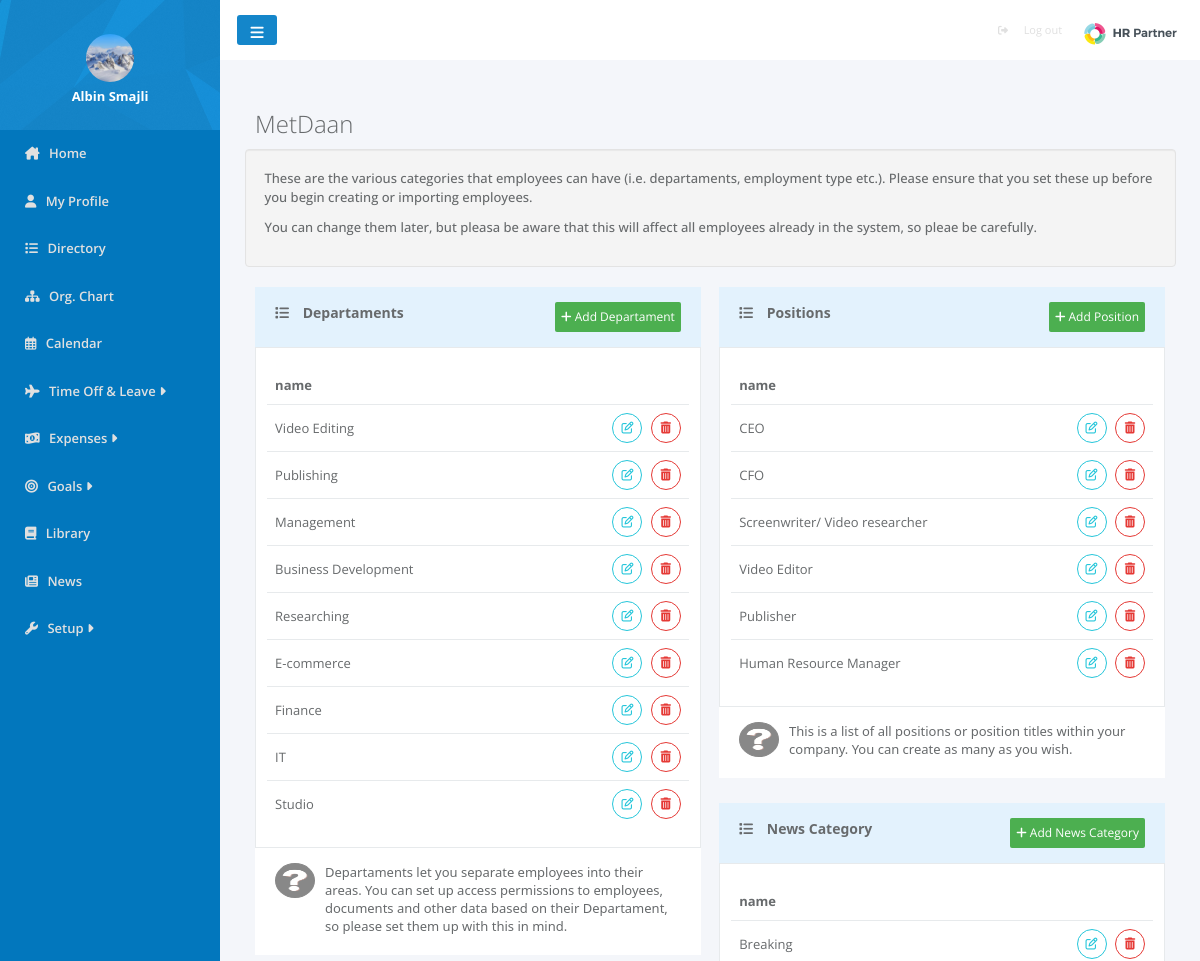
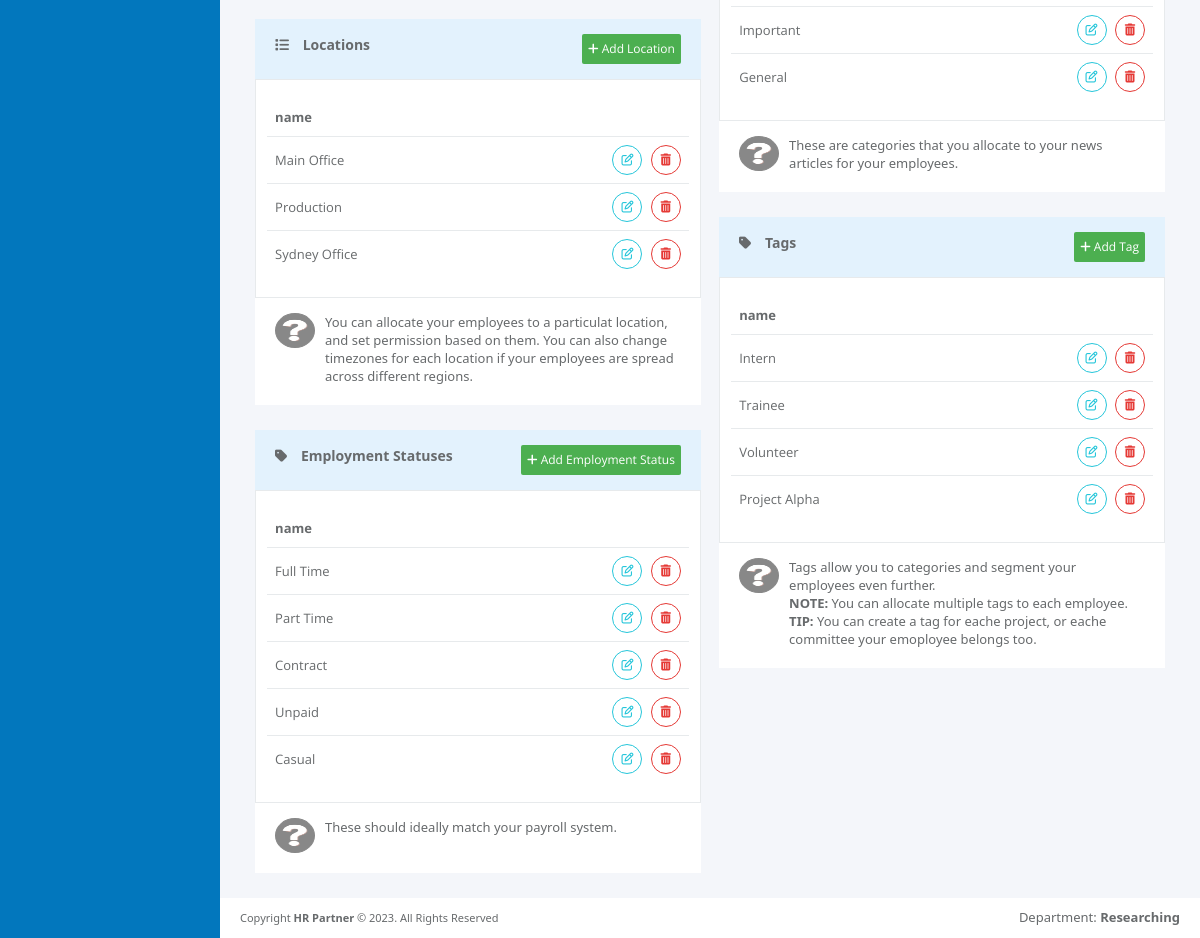
Screenshot of /pages/categories.php (signed in) with the database file from the repository (2 pictures, top to bottom).
### tables this page shows
CREATE TABLE `users` (
  `user_id` int(100) NOT NULL,
  `image` varchar(500) DEFAULT NULL,
  `name` varchar(200) NOT NULL,
  `surname` varchar(200) NOT NULL,
  `email` varchar(200) NOT NULL,
  `password` varchar(500) NOT NULL,
  `Position_ID` int(11) DEFAULT NULL,
  `Departament_ID` int(11) DEFAULT NULL,
  `role` int(11) NOT NULL,
  `location` varchar(100) DEFAULT NULL,
  `status` varchar(100) DEFAULT NULL,
  `report_to` int(11) DEFAULT NULL,
  `gender` varchar(10) DEFAULT NULL,
  `born` date DEFAULT NULL,
  `started` date DEFAULT NULL,
  `company` int(11) DEFAULT NULL
);

CREATE TABLE `departament` (
  `departament_id` int(11) NOT NULL,
  `departament_name` varchar(100) NOT NULL,
  `company_id` int(11) NOT NULL
);

CREATE TABLE `locations` (
  `location_id` int(11) NOT NULL,
  `location_name` varchar(200) NOT NULL,
  `country` varchar(200) NOT NULL,
  `timezone` varchar(500) NOT NULL,
  `company_id` int(11) NOT NULL
);

CREATE TABLE `employmentstatuses` (
  `employmentstatus_id` int(11) NOT NULL,
  `employmentstatus_name` varchar(200) NOT NULL,
  `company_id` int(11) NOT NULL
);

CREATE TABLE `position` (
  `position_id` int(11) NOT NULL,
  `position_name` varchar(100) NOT NULL,
  `company_id` int(11) NOT NULL
);

CREATE TABLE `newscategories` (
  `newscategory_id` int(11) NOT NULL,
  `newscategory_name` varchar(200) NOT NULL,
  `company_id` int(11) NOT NULL
);

CREATE TABLE `tags` (
  `tag_id` int(11) NOT NULL,
  `tag_name` varchar(200) NOT NULL,
  `company_id` int(11) NOT NULL
);

### pages/categories.php (the view, shortened to what the rows shown need)
<?php
include './categoriesLogic.php'
    ?>
<html lang="en">
<head>
    <link rel="stylesheet" href="../css/categories.css">
    <link href="https://cdn.jsdelivr.net/npm/bootstrap@5.3.1/dist/css/bootstrap.min.css" rel="stylesheet"
>
</head>
<body style="background-color: #F4F6FA;">
    <div>
        <?php include '../template/sidebar.php' ?>
    </div>
    <div class="content">
        <div class="authUserHead">
            <?php echo "<h2>" . $_SESSION['company_name'] . "</h2>"; ?>
        </div>
        <div class="categories">
            <div class="categories-left">
                <div class="categories-tables">
                    <div class="categories-tables-body">
                        <table class="categories-table">
                            <thead>
                                <tr>
                                    <th>name</th>
                                </tr>
                            </thead>
                            <tbody>
                                <?php foreach ($departaments as $departament): ?>
                                    <tr>
                                        <td><?= $departament['departament_name'] ?></td>
                                        <td>
                                            <a data-bs-toggle="modal"
                                                data-bs-target="#editDepartamentModal<?= $departament['departament_id'] ?>"
                                                data-bs-whatever="@mdo" class="editCategory"> <i class="fa fa-edit"></i>
                                            </a>
                                            <a data-bs-toggle="modal"
                                                data-bs-target="#deleteDepartamentModal<?= $departament['departament_id'] ?>"
                                                data-bs-whatever="@mdo" class="deleteCategory"><i class="fa fa-trash"></i>
                                            </a>
                                        </td>
                                    </tr>
                                <?php endforeach; ?>
                            </tbody>
                        </table>
                    </div>
                </div>
                <div class="categories-tables">
                    <div class="categories-tables-body">
                        <table class="categories-table">
                            <thead>
                                <tr>
                                    <th>name</th>
                                </tr>
                            </thead>
                            <tbody>
                                <?php foreach ($locations as $location): ?>
                                    <tr>
                                        <td><?= $location['location_name'] ?></td>
                                        <td>
                                            <a data-bs-toggle="modal"
                                                data-bs-target="#editLocationModal<?= $location['location_id'] ?>"
                                                data-bs-whatever="@mdo" class="editCategory"> <i class="fa fa-edit"></i>
                                            </a>
                                            <a data-bs-toggle="modal"
                                                data-bs-target="#deleteLocationModal<?= $location['location_id'] ?>"
                                                data-bs-whatever="@mdo" class="deleteCategory"> <i
                                                    class="fa fa-trash"></i></a>
                                        </td>
                                    </tr>
                                <?php endforeach; ?>
                            </tbody>
                        </table>
                    </div>
                </div>
                <div class="categories-tables">
                    <div class="categories-tables-body">
                        <table class="categories-table">
                            <thead>
                                <tr>
                                    <th>name</th>
                                </tr>
                            </thead>
                            <tbody>
                                <?php foreach ($employmentStatuses as $empStatus): ?>
                                    <tr>
                                        <td><?= $empStatus['employmentstatus_name'] ?></td>
                                        <td>
                                            <a data-bs-toggle="modal"
                                                data-bs-target="#editEmploymentStatusesModal<?= $empStatus['employmentstatus_id'] ?>"
                                                data-bs-whatever="@mdo" class="editCategory"> <i class="fa fa-edit"></i>
                                            </a>
                                            <a data-bs-toggle="modal"
                                                data-bs-target="#deleteEmploymentStatusesModal<?= $empStatus['employmentstatus_id'] ?>"
                                                data-bs-whatever="@mdo" class="deleteCategory"> <i
                                                    class="fa fa-trash"></i></a>
                                        </td>
                                    </tr>
                                <?php endforeach; ?>
                            </tbody>
                        </table>
                    </div>
                </div>
            </div>
            <div class="categories-right">
                <div class="categories-tables">
                    <div class="categories-tables-body">
                        <table class="categories-table">
                            <thead>
                                <tr>
                                    <th>name</th>
                                </tr>
                            </thead>
                            <tbody>
                                <?php foreach ($positions as $position): ?>
                                    <tr>
                                        <td><?= $position['position_name'] ?></td>
                                        <td>
                                            <a data-bs-toggle="modal"
                                                data-bs-target="#editPositionModal<?= $position['position_id'] ?>"
                                                data-bs-whatever="@mdo" class="editCategory"> <i class="fa fa-edit"></i>
                                            </a>
                                            <a data-bs-toggle="modal"
                                                data-bs-target="#deletePositionModal<?= $position['position_id'] ?>"
                                                data-bs-whatever="@mdo" class="deleteCategory"> <i
                                                    class="fa fa-trash"></i></a>
                                        </td>
                                    </tr>
                                <?php endforeach; ?>
                            </tbody>
                        </table>
                    </div>
                </div>
                <div class="categories-tables">
                    <div class="categories-tables-body">
                        <table class="categories-table">
                            <thead>
                                <tr>
                                    <th>name</th>
                                </tr>
                            </thead>
                            <tbody>
                                <?php foreach ($NewsCategories as $NewsCategory): ?>
                                    <tr>
                                        <td><?= $NewsCategory['newscategory_name'] ?></td>
                                        <td>
                                            <a data-bs-toggle="modal"
                                                data-bs-target="#editNewsCategoriesModal<?= $NewsCategory['newscategory_id'] ?>"
                                                data-bs-whatever="@mdo" class="editCategory"> <i class="fa fa-edit"></i>
                                            </a>
                                            <a data-bs-toggle="modal"
                                                data-bs-target="#deleteNewsCategoriesModal<?= $NewsCategory['newscategory_id'] ?>"
                                                data-bs-whatever="@mdo" class="deleteCategory"> <i
                                                    class="fa fa-trash"></i></a>
                                        </td>
                                    </tr>
                                <?php endforeach; ?>
                            </tbody>
                        </table>
                    </div>
                </div>
                <div class="categories-tables">
                    <div class="categories-tables-body">
                        <table class="categories-table">
                            <thead>
                                <tr>
                                    <th>name</th>
                                </tr>
                            </thead>
                            <tbody>
                                <?php foreach ($tags as $tag): ?>
                                    <tr>
                                        <td><?= $tag['tag_name'] ?></td>
                                        <td>
                                            <a data-bs-toggle="modal"
                                                data-bs-target="#editTagsModal<?= $tag['tag_id'] ?>"
                                                data-bs-whatever="@mdo" class="editCategory"> <i class="fa fa-edit"></i>
                                            </a>
                                            <a data-bs-toggle="modal"
                                                data-bs-target="#deleteTagsModal<?= $tag['tag_id'] ?>"
                                                data-bs-whatever="@mdo" class="deleteCategory"> <i
                                                    class="fa fa-trash"></i></a>
                                        </td>
                                    </tr>
                                <?php endforeach; ?>
                            </tbody>
                        </table>
                    </div>
                </div>
            </div>
        </div>
    </div>
</body>
</html>

### template/sidebar.php (shortened to what the rows shown need)
<?php $sql = "SELECT u.user_id, u.image from users u where user_id=$userId";
$prep = $con->prepare($sql);
$prep->execute();
$userImages = $prep->fetchAll();
?>
<head>
    <link rel="stylesheet" href="../css/index.css">
</head>
<div id="sidebar">
    <ul id="sidebarElements">
        <li id="profile">
            <div class="profile-element">
                <span class="profile-element-image">
                    <?php foreach ($userImages as $userImage): ?>
                        <img src="../userIMG/<?= $userImage['image'] ?>" alt="">
                    <?php endforeach; ?>
                </span>
            </div>
        </li>
    </ul>
</div>

### rows the page displays
users: image (picture)
departament: departament_name "Video Editing"
departament: departament_name "Publishing"
departament: departament_name "Management"
departament: departament_name "Business Development"
departament: departament_name "Researching"
departament: departament_name "E-commerce"
departament: departament_name "Finance"
departament: departament_name "IT"
departament: departament_name "Studio"
locations: location_name "Main Office"
locations: location_name "Production"
locations: location_name "Sydney Office"
employmentstatuses: employmentstatus_name "Full Time"
employmentstatuses: employmentstatus_name "Part Time"
employmentstatuses: employmentstatus_name "Contract"
employmentstatuses: employmentstatus_name "Unpaid"
employmentstatuses: employmentstatus_name "Casual"
position: position_name "CEO"
position: position_name "CFO"
position: position_name "Screenwriter/ Video researcher"
position: position_name "Video Editor"
position: position_name "Publisher"
position: position_name "Human Resource Manager"
newscategories: newscategory_name "Breaking"
newscategories: newscategory_name "Important"
newscategories: newscategory_name "General"
tags: tag_name "Intern"
tags: tag_name "Trainee"
tags: tag_name "Volunteer"
tags: tag_name "Project Alpha"

### other values shown
$userName "Albin Smajli"
$_SESSION['company_name'] "MetDaan"
$_SESSION['departament'] "Researching"
